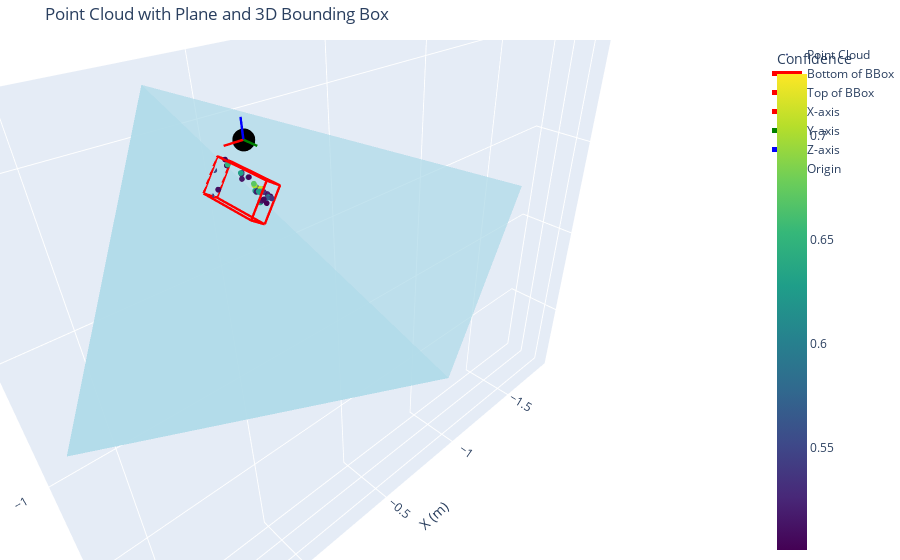

The notebook cell this image was saved under:
### Code cell
import numpy as np
import plotly.graph_objects as go
import json

# Assuming the functions are already defined in previous cells

# Filter horizontal planes and find the closest to the point cloud centroid
def select_best_horizontal_plane(points, planes):
    # Filter horizontal planes
    horizontal_planes = [p for p in planes if 'HORIZONTAL' in p['type']]
    
    if not horizontal_planes:
        return None
    
    # Compute point cloud centroid
    centroid = np.mean(points, axis=0)
    
    # Find closest plane by distance to centroid
    min_dist = float('inf')
    best_plane = None
    for plane in horizontal_planes:
        plane_center = np.array(plane['centerPose'][:3])
        dist = np.linalg.norm(centroid - plane_center)
        if dist < min_dist:
            min_dist = dist
            best_plane = plane
    
    return best_plane

# Project points onto the plane and keep original heights
def project_points_to_plane(points, plane):
    tx, ty, tz, qw, qx, qy, qz = plane['centerPose']
    # For horizontal planes, normal is always [0, 1, 0] (upwards)
    normal = np.array([0, 1, 0])
    point_on_plane = np.array([tx, ty, tz])
    
    # Project each point and keep original Y
    projected = []
    heights = []
    for p in points:
        vec = p - point_on_plane
        dist = np.dot(vec, normal)
        proj = p - dist * normal
        projected.append(proj)
        heights.append(p[1])  # Original Y
    return np.array(projected), np.array(heights)

# Get 2D coordinates on the plane
def get_2d_coords(projected_points, plane):
    tx, ty, tz, qw, qx, qy, qz = plane['centerPose']
    R = quaternion_to_rotation_matrix([qw, qx, qy, qz])
    local_x = R @ np.array([1, 0, 0])
    local_z = R @ np.array([0, 0, 1])
    point_on_plane = np.array([tx, ty, tz])
    
    u = []
    v = []
    for p in projected_points:
        vec = p - point_on_plane
        u.append(np.dot(vec, local_x))
        v.append(np.dot(vec, local_z))
    return np.array(u), np.array(v)

# Fit oriented bounding box using PCA
def fit_oriented_bbox(u, v):
    points_2d = np.column_stack((u, v))
    # Compute covariance
    cov = np.cov(points_2d.T)
    eigvals, eigvecs = np.linalg.eig(cov)
    # Sort by eigenvalue
    idx = np.argsort(eigvals)[::-1]
    eigvecs = eigvecs[:, idx]
    # Rotate points
    rotated = points_2d @ eigvecs
    min_vals = np.min(rotated, axis=0)
    max_vals = np.max(rotated, axis=0)
    # Corners in rotated frame
    corners_rot = np.array([
        [min_vals[0], min_vals[1]],
        [max_vals[0], min_vals[1]],
        [max_vals[0], max_vals[1]],
        [min_vals[0], max_vals[1]]
    ])
    # Rotate back
    corners_2d = corners_rot @ eigvecs.T
    return corners_2d

# Transform 2D corners back to 3D
def corners_2d_to_3d(corners_2d, plane):
    tx, ty, tz, qw, qx, qy, qz = plane['centerPose']
    R = quaternion_to_rotation_matrix([qw, qx, qy, qz])
    local_x = R @ np.array([1, 0, 0])
    local_z = R @ np.array([0, 0, 1])
    point_on_plane = np.array([tx, ty, tz])
    
    corners_3d = []
    for c in corners_2d:
        pos = point_on_plane + c[0] * local_x + c[1] * local_z
        corners_3d.append(pos)
    return np.array(corners_3d)

# Check if 2D point is inside bbox
def point_in_bbox(u, v, corners_2d):
    # Simple polygon check, assume rectangle
    min_u = np.min(corners_2d[:, 0])
    max_u = np.max(corners_2d[:, 0])
    min_v = np.min(corners_2d[:, 1])
    max_v = np.max(corners_2d[:, 1])
    return (u >= min_u) & (u <= max_u) & (v >= min_v) & (v <= max_v)

# Create 3D bbox traces
def create_3d_bbox_traces(bbox_corners_bottom, farthest_height, plane):
    tx, ty, tz, qw, qx, qy, qz = plane['centerPose']
    # Determine direction based on farthest height
    if farthest_height > ty:
        normal = np.array([0, 1, 0])  # Up
    else:
        normal = np.array([0, -1, 0])  # Down
    
    # Top corners
    bbox_corners_top = bbox_corners_bottom + (farthest_height - ty) * normal
    
    # Bottom rectangle
    bottom_x = list(bbox_corners_bottom[:, 0]) + [bbox_corners_bottom[0, 0]]
    bottom_y = list(bbox_corners_bottom[:, 1]) + [bbox_corners_bottom[0, 1]]
    bottom_z = list(bbox_corners_bottom[:, 2]) + [bbox_corners_bottom[0, 2]]
    
    bottom_trace = go.Scatter3d(
        x=bottom_x, y=bottom_y, z=bottom_z,
        mode='lines', line=dict(color='red', width=5),
        name='Bottom of BBox'
    )
    
    # Top rectangle
    top_x = list(bbox_corners_top[:, 0]) + [bbox_corners_top[0, 0]]
    top_y = list(bbox_corners_top[:, 1]) + [bbox_corners_top[0, 1]]
    top_z = list(bbox_corners_top[:, 2]) + [bbox_corners_top[0, 2]]
    
    top_trace = go.Scatter3d(
        x=top_x, y=top_y, z=top_z,
        mode='lines', line=dict(color='red', width=5),
        name='Top of BBox'
    )
    
    # Vertical lines connecting bottom to top
    vertical_traces = []
    for i in range(4):
        vert_trace = go.Scatter3d(
            x=[bbox_corners_bottom[i, 0], bbox_corners_top[i, 0]],
            y=[bbox_corners_bottom[i, 1], bbox_corners_top[i, 1]],
            z=[bbox_corners_bottom[i, 2], bbox_corners_top[i, 2]],
            mode='lines', line=dict(color='red', width=5),
            showlegend=False
        )
        vertical_traces.append(vert_trace)
    
    return [bottom_trace, top_trace] + vertical_traces

# Plot with 3D bbox
def plot_with_3d_bbox(points, confidence, plane, bbox_traces):
    # Point trace
    if confidence is not None:
        marker = dict(size=2, color=confidence, colorscale='Viridis', showscale=True, colorbar=dict(title="Confidence"))
    else:
        marker = dict(size=2, color='blue', showscale=False)
    
    point_trace = go.Scatter3d(
        x=points[:, 0], y=points[:, 1], z=points[:, 2],
        mode='markers', marker=marker,
        hovertemplate='X: %{x:.3f}<br>Y: %{y:.3f}<br>Z: %{z:.3f}<extra></extra>',
        name='Point Cloud'
    )
    
    # Plane mesh
    mesh = create_plane_mesh(plane, 'lightblue')
    
    # Axes and origin
    max_range = max(
        points[:, 0].max() - points[:, 0].min(),
        points[:, 1].max() - points[:, 1].min(),
        points[:, 2].max() - points[:, 2].min()
    ) / 4
    
    x_axis = go.Scatter3d(x=[0, max_range], y=[0, 0], z=[0, 0], mode='lines', line=dict(color='red', width=5), name='X-axis')
    y_axis = go.Scatter3d(x=[0, 0], y=[0, max_range], z=[0, 0], mode='lines', line=dict(color='green', width=5), name='Y-axis')
    z_axis = go.Scatter3d(x=[0, 0], y=[0, 0], z=[0, max_range], mode='lines', line=dict(color='blue', width=5), name='Z-axis')
    origin = go.Scatter3d(x=[0], y=[0], z=[0], mode='markers', marker=dict(size=8, color='black'), name='Origin')
    
    fig = go.Figure(data=[point_trace, mesh] + bbox_traces + [x_axis, y_axis, z_axis, origin])
    fig.update_layout(
        title="Point Cloud with Plane and 3D Bounding Box",
        scene=dict(xaxis_title='X (m)', yaxis_title='Y (m)', zaxis_title='Z (m)', aspectmode='data'),
        margin=dict(l=0, r=0, b=0, t=40)
    )
    fig.show()

# Load data
bin_file_path = './accumulated_pointcloud.bin'
json_file_path = './detected_planes.json'
points, confidence = read_arcore_pointcloud(bin_file_path)
planes = read_arcore_planes(json_file_path)

# Select best plane
best_plane = select_best_horizontal_plane(points, planes)
if best_plane is None:
    print("No horizontal planes found.")
else:
    print(f"Selected plane: {best_plane['type']}")
    
    # Project points and get heights
    projected, heights = project_points_to_plane(points, best_plane)
    
    # Get 2D coords
    u, v = get_2d_coords(projected, best_plane)
    
    # Fit bbox
    corners_2d = fit_oriented_bbox(u, v)
    
    # To 3D bottom corners
    bbox_corners_bottom = corners_2d_to_3d(corners_2d, best_plane)
    
    # Find farthest height for points inside bbox
    inside = point_in_bbox(u, v, corners_2d)
    if np.any(inside):
        heights_inside = heights[inside]
        distances = np.abs(heights_inside - best_plane['centerPose'][1])
        farthest_idx = np.argmax(distances)
        farthest_height = heights_inside[farthest_idx]
    else:
        farthest_height = best_plane['centerPose'][1]  # Default to plane height
    
    print(f"Farthest height: {farthest_height:.3f}")
    
    # Create 3D bbox traces
    bbox_traces = create_3d_bbox_traces(bbox_corners_bottom, farthest_height, best_plane)
    
    # Plot
    plot_with_3d_bbox(points, confidence, best_plane, bbox_traces)

### Figure 1 — Plotly figure (JSON) as saved in the notebook; plotly's stock layout.template omitted (floating-point values rounded to 4 significant figures)
{"data": [{"hovertemplate": "X: %{x:.3f}<br>Y: %{y:.3f}<br>Z: %{z:.3f}<extra></extra>", "marker": {"color": [0.5544, 0.5507, 0.5585, 0.5009, 0.5015, 0.5095, 0.5696, 0.5044, 0.5047, 0.5735, 0.5157, 0.522, 0.5027, 0.5369, 0.5398, 0.5711, 0.5382, 0.5201, 0.5296, 0.5041, 0.6331, 0.5263, 0.5019, 0.5146, 0.5041, 0.6326, 0.6166, 0.649, 0.5371, 0.6725, 0.6298, 0.5016, 0.6395, 0.6398, 0.6797, 0.5548, 0.7047, 0.7296, 0.6903, 0.6192, 0.7106, 0.6343, 0.6297, 0.6795, 0.6698, 0.5112, 0.5061], "colorbar": {"title": {"text": "Confidence"}}, "colorscale": [[0, "#440154"], [0.1111, "#482878"], [0.2222, "#3e4989"], [0.3333, "#31688e"], [0.4444, "#26828e"], [0.5556, "#1f9e89"], [0.6667, "#35b779"], [0.7778, "#6ece58"], [0.8889, "#b5de2b"], [1, "#fde725"]], "showscale": true, "size": 2}, "mode": "markers", "name": "Point Cloud", "type": "scatter3d", "x": [-0.02443, -0.00015, -0.0008693, -0.04899, -0.007198, -0.007016, -0.03521, -0.06097, -0.06246, -0.05989, -0.02101, -0.05667, -0.05608, -0.05023, -0.05576, -0.01971, -0.04985, -0.04977, -0.04957, -0.05454, -0.06164, -0.05363, -0.03686, -0.04935, -0.05624, -0.01684, -0.04917, -0.06133, -0.03579, -0.05636, -0.04979, -0.03123, -0.02987, -0.02975, -0.04286, -0.02988, -0.0397, -0.04999, -0.04899, -0.02685, -0.04836, -0.03024, -0.01982, -0.03614, -0.03515, -0.02894, -0.0258], "y": [-0.2203, -0.22, -0.221, 0.003623, -0.1855, -0.1857, 0.0276, -0.0913, -0.2087, -0.09311, 0.0211, 0.0006304, 0.0158, 0.02862, 0.01546, 0.02052, 0.02877, -0.03733, -0.03751, -0.1192, -0.2014, -0.1158, 0.01292, -0.112, -0.203, 0.01991, 0.01547, -0.1993, 0.01242, -0.02368, -0.1147, -0.01231, 0.009924, 0.01004, -0.03688, -0.01442, -0.03585, -0.02046, -0.02088, 0.01014, -0.01994, -0.02024, 0.01317, -0.03138, -0.02979, -0.008717, 0.02557], "z": [-0.1627, -0.24, -0.2403, -0.2037, -0.2104, -0.2097, -0.1745, -0.1559, -0.1555, -0.1566, -0.18, -0.1779, -0.18, -0.18, -0.1801, -0.1821, -0.1788, -0.1696, -0.1702, -0.1527, -0.1498, -0.1472, -0.1607, -0.1649, -0.1325, -0.1842, -0.1803, -0.1492, -0.1599, -0.17, -0.1467, -0.1664, -0.1577, -0.1576, -0.1598, -0.1677, -0.1567, -0.1709, -0.1697, -0.1601, -0.1652, -0.1661, -0.1532, -0.1493, -0.1487, -0.1631, -0.1758]}, {"color": "lightblue", "i": [0, 1, 2, 0, 2, 3], "j": [1, 2, 3, 2, 3, 0], "k": [2, 3, 0, 3, 0, 1], "name": "Plane (HORIZONTAL_UPWARD_FACING)", "opacity": 0.5, "type": "mesh3d", "x": [-1.313, -1.809, 0.1497, 0.6457], "y": [-0.2175, -0.2175, -0.2175, -0.2175], "z": [-1.843, -0.8023, 0.1308, -0.9103]}, {"line": {"color": "red", "width": 5}, "mode": "lines", "name": "Bottom of BBox", "type": "scatter3d", "x": [-0.01729, -0.08409, -0.04056, 0.02625, -0.01729], "y": [-0.2175, -0.2175, -0.2175, -0.2175, -0.2175], "z": [-0.2514, -0.151, -0.122, -0.2224, -0.2514]}, {"line": {"color": "red", "width": 5}, "mode": "lines", "name": "Top of BBox", "type": "scatter3d", "x": [-0.01729, -0.08409, -0.04056, 0.02625, -0.01729], "y": [0.02877, 0.02877, 0.02877, 0.02877, 0.02877], "z": [-0.2514, -0.151, -0.122, -0.2224, -0.2514]}, {"line": {"color": "red", "width": 5}, "mode": "lines", "showlegend": false, "type": "scatter3d", "x": [-0.01729, -0.01729], "y": [-0.2175, 0.02877], "z": [-0.2514, -0.2514]}, {"line": {"color": "red", "width": 5}, "mode": "lines", "showlegend": false, "type": "scatter3d", "x": [-0.08409, -0.08409], "y": [-0.2175, 0.02877], "z": [-0.151, -0.151]}, {"line": {"color": "red", "width": 5}, "mode": "lines", "showlegend": false, "type": "scatter3d", "x": [-0.04056, -0.04056], "y": [-0.2175, 0.02877], "z": [-0.122, -0.122]}, {"line": {"color": "red", "width": 5}, "mode": "lines", "showlegend": false, "type": "scatter3d", "x": [0.02625, 0.02625], "y": [-0.2175, 0.02877], "z": [-0.2224, -0.2224]}, {"line": {"color": "red", "width": 5}, "mode": "lines", "name": "X-axis", "type": "scatter3d", "x": [0, 0.06244], "y": [0, 0], "z": [0, 0]}, {"line": {"color": "green", "width": 5}, "mode": "lines", "name": "Y-axis", "type": "scatter3d", "x": [0, 0], "y": [0, 0.06244], "z": [0, 0]}, {"line": {"color": "blue", "width": 5}, "mode": "lines", "name": "Z-axis", "type": "scatter3d", "x": [0, 0], "y": [0, 0], "z": [0, 0.06244]}, {"marker": {"color": "black", "size": 8}, "mode": "markers", "name": "Origin", "type": "scatter3d", "x": [0], "y": [0], "z": [0]}], "layout": {"margin": {"b": 0, "l": 0, "r": 0, "t": 40}, "scene": {"aspectmode": "data", "xaxis": {"title": {"text": "X (m)"}}, "yaxis": {"title": {"text": "Y (m)"}}, "zaxis": {"title": {"text": "Z (m)"}}}, "title": {"text": "Point Cloud with Plane and 3D Bounding Box"}}}
